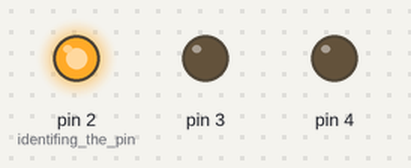
The sketch below on a simulated Arduino Uno, built with avr-gcc and run on an emulated ATmega328P. Shown: output pins drawn as LEDs (lit = HIGH).

Above: at 0.1 s.
At 60.1 s:
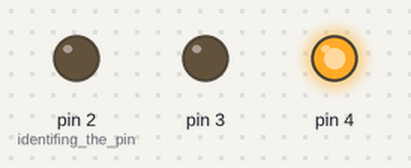
At 120.1 s:
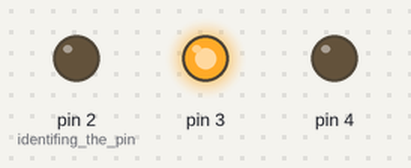
Timing chart, 0 to 121.6 s (numbered marks = the images above):
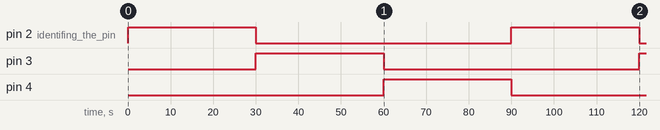

The sketch:

traffic.ino
```cpp
void setup() {
  pinMode(2,OUTPUT); //identifing the pin
  pinMode(3,OUTPUT);
  pinMode(4,OUTPUT);
}

void loop() {
  digitalWrite(2,HIGH);//on green
  delay(30000);//the on green time
  digitalWrite(2,LOW);//off green
  digitalWrite(3,HIGH);//on yellow
  delay(30000);//the on yellow time
  digitalWrite(3,LOW);//off green
  digitalWrite(4,HIGH);//on red
  delay(30000);//the on red time
  digitalWrite(4,LOW);//off red

}
```

Measured:
- by itself, pin 2 (identifing_the_pin): alternates HIGH for 30.0 s and LOW for 60.0 s
- by itself, pin 3: LOW → HIGH at 30.0 s, → LOW 30.0 s later, → HIGH 60.0 s later
- by itself, pin 4: LOW → HIGH at 60.0 s, → LOW 30.0 s later
